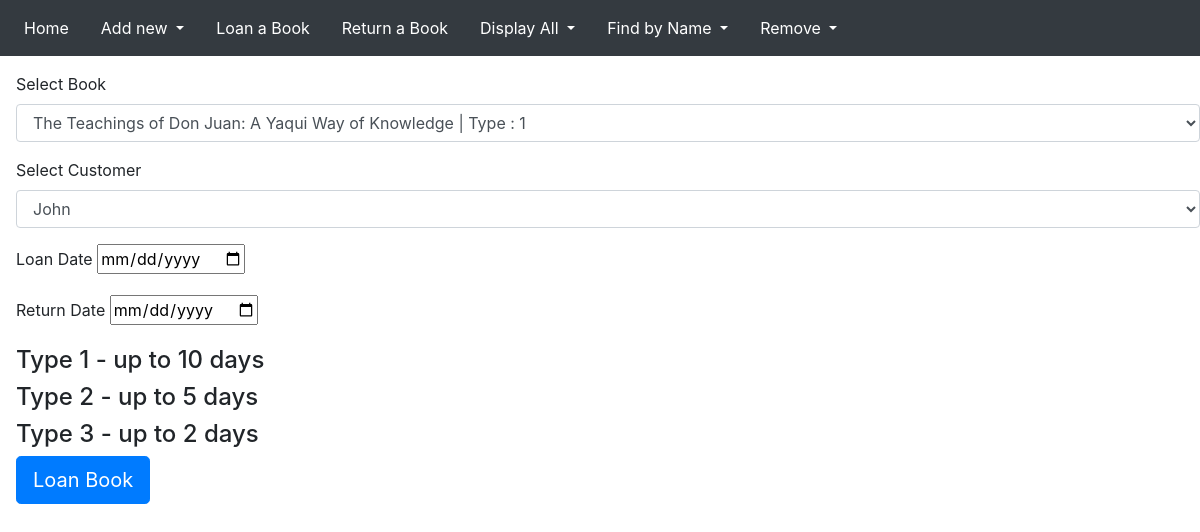
Page /loan/ on the committed database.
### db.py (models this page shows, shortened)
class Books(base):
    __tablename__ = 'Books'
    id = Column(Integer, primary_key=True)
    name = Column(String)
    author = Column(String)
    year_published = Column(String)
    type = Column(Integer)

class Customers(base):
    __tablename__ = 'Customers'
    id = Column(Integer, primary_key=True)
    name = Column(String)
    city = Column(String)
    age = Column(Integer)

### app.py (the view)
@app.route("/loan/", methods=["POST", "GET"])
def loan():
    book_details = session.query(
        db.Books.id, db.Books.name, db.Books.type).all()
    loan_details = session.query(db.Loans.book_id).all()
    for book in book_details:
        if (book[0],) in loan_details:
            book_details.remove(book)
    customer_details = session.query(db.Customers.id, db.Customers.name).all()
    if request.method == "POST":
        book_id = int(request.form["book"])
        customer_id = int(request.form["customer"])
        loan_date = str(request.form["loan_date"])
        return_date = str(request.form["return_date"])
        tr = db.Loans(book_id, customer_id, loan_date, return_date)
        session.add(tr)
        session.commit()
        return render_template("loan.html", book_details=book_details, customer_details=customer_details)
    else:
        return render_template("loan.html", book_details=book_details, customer_details=customer_details)

### templates/loan.html (shortened to what this page needs)
{% extends 'base.html' %}
{% block content %}
<form style="margin-top:1rem ; margin-left: 1rem;" method = "post" onsubmit=" return submitted()">
    <div class="form-group">
        <label for="exampleFormControlSelect1">Select Book</label>
        <select class="form-control" id="exampleFormControlSelect1" name = "book" required>
            {% for i in range(book_details|length) %}
            <option value={{book_details[i][0]}}>{{book_details[i][1]}} | Type : {{book_details[i][2]}}</option>
            {% endfor %}
        </select>
    </div>
    <div class="form-group">
        <label for="exampleFormControlSelect2">Select Customer</label>
        <select class="form-control" id="exampleFormControlSelect2" name = "customer" required>
            {% for i in range(customer_details|length) %}
            <option  value={{customer_details[i][0]}}>{{customer_details[i][1]}}</option>
            {% endfor %}
        </select>
    </div>
    <div class="form-group">
        <label for="exampleFormControlInput1">Loan Date</label>
        <input type="date"  name="loan_date" id = "loan_date" required>
      </div>
      <div class="form-group">
        <label for="exampleFormControlInput1">Return Date</label>
        <input type="date"  name="return_date" id = "return_date" oninput="loan_duration_validate()" required>
      </div>
      <h4>Type 1 - up to 10 days </h1>
        <h4>Type 2 - up to 5 days </h1>
        <h4>Type 3 - up to 2 days </h1>
      <input class="btn btn-primary btn-lg" type="submit" value="Loan Book">
</form>
{% endblock %}

### rows in the picture
Books: book "The Teachings of Don Juan: A Yaqui Way of Knowledge | Type : 1"
Customers: customer "John"
